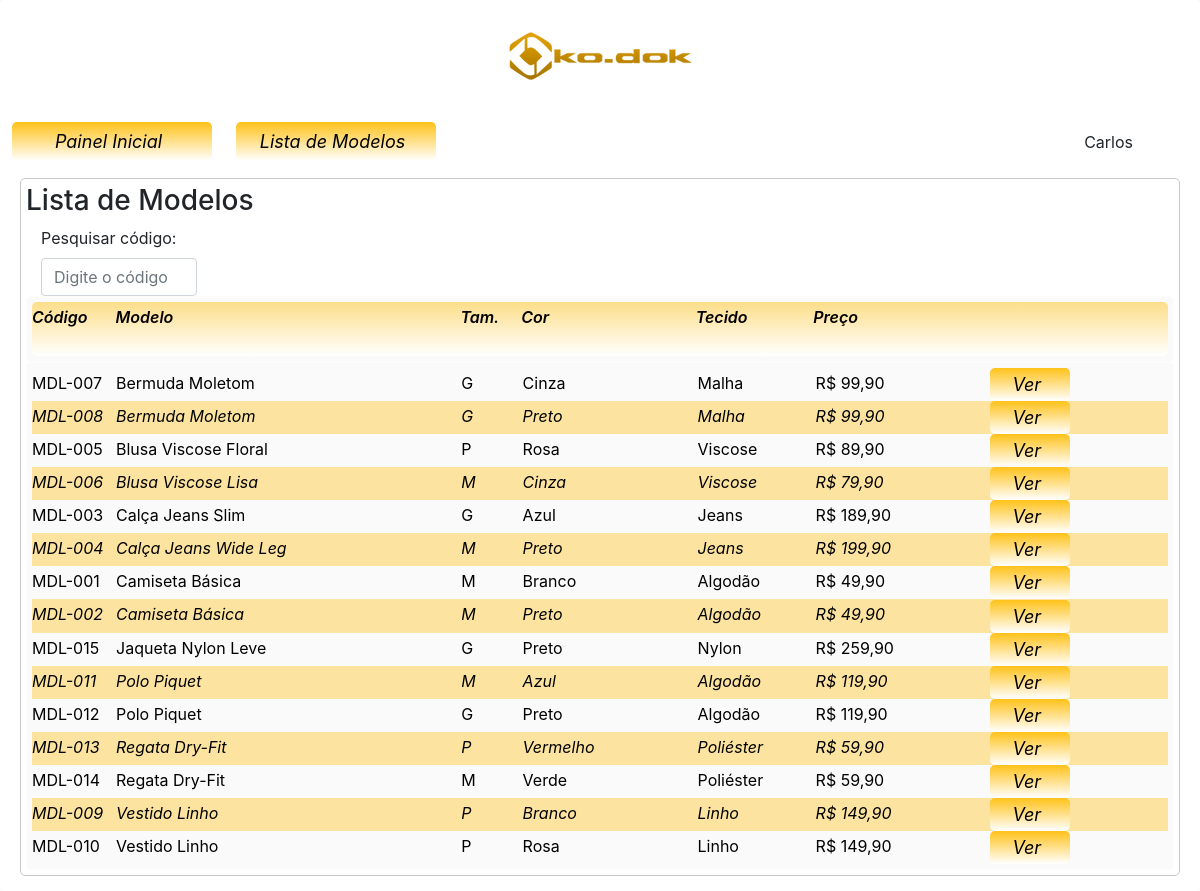
The app's page /_vw/lista-modelos.php (signed in) with its own data.
### tables this page shows
CREATE TABLE IF NOT EXISTS funcionarios (
    funcionario_id INT AUTO_INCREMENT PRIMARY KEY,
    nome           VARCHAR(100) NOT NULL,
    sobrenome      VARCHAR(100),
    local_id       INT,
    setor_id       INT,
    registro       VARCHAR(50)  UNIQUE NOT NULL,
    telefone       VARCHAR(20),
    dataregistro   DATETIME,
    senha          VARCHAR(255) NOT NULL,
    FOREIGN KEY (local_id)  REFERENCES locais(local_id),
    FOREIGN KEY (setor_id)  REFERENCES setores(setor_id)
);

CREATE TABLE IF NOT EXISTS modelos (
    modelo_id  INT AUTO_INCREMENT PRIMARY KEY,
    codigo     VARCHAR(50)    NOT NULL,
    nome       VARCHAR(100)   NOT NULL,
    referencia VARCHAR(50),
    foto       VARCHAR(255),
    preco      DECIMAL(10,2)  NOT NULL,
    tamanho_id INT,
    cor_id     INT,
    tecido_id  INT,
    FOREIGN KEY (tamanho_id) REFERENCES tamanhos(tamanho_id),
    FOREIGN KEY (cor_id)     REFERENCES cores(cor_id),
    FOREIGN KEY (tecido_id)  REFERENCES tecidos(tecido_id)
);

CREATE TABLE IF NOT EXISTS tamanhos (
    tamanho_id INT AUTO_INCREMENT PRIMARY KEY,
    tamanho    VARCHAR(50) NOT NULL
);

CREATE TABLE IF NOT EXISTS cores (
    cor_id INT AUTO_INCREMENT PRIMARY KEY,
    cor    VARCHAR(50) NOT NULL
);

CREATE TABLE IF NOT EXISTS tecidos (
    tecido_id INT AUTO_INCREMENT PRIMARY KEY,
    tecido    VARCHAR(100) NOT NULL
);

### _vw/lista-modelos.php (the view, shortened to what this page needs)
<?php
    require('../_mdl/access.php');
    $busca_funcionario = "SELECT * ";
    $busca_funcionario .= "FROM funcionarios ";
    $busca_funcionario .= "WHERE registro = {$_SESSION['portal']} ";
    $buscar_funcionario = mysqli_query($conecta,$busca_funcionario);
    $resultado_funcionario = mysqli_fetch_assoc($buscar_funcionario);
?>
<!DOCTYPE html>
<html>
    <head>
        <link rel="stylesheet" href="https://stackpath.bootstrapcdn.com/bootstrap/4.1.3/css/bootstrap.min.css">
        <link href="../_css/estilo.css" rel="stylesheet">
    </head>
    <body>
        <div class="container-fluid login">
            <div class="row">
                <div id="img">
                    <img src="../_img/logo.png">
                </div>
            </div>
        </div>
        <div class="container-fluid">
            <div class="row">
                <div class="btn col-12 col-md-3 col-lg-2">
                    <a href="home.php">
                        <p>Painel Inicial</p>
                    </a>
                </div>
                <div class="btn col-12 col-md-3 col-lg-2">
                    <a href="adicionar-estoque.php">
                        <p>Lista de Modelos</p>
                    </a>
                </div>
                <div class="col-12 col-md-4 col-lg-2">
                </div>
                <div class="col-12 col-md-2 col-lg-1">
                </div>
                <div class="col-12 col-md-1 col-lg-1">
                </div>
                <div class="nome col-12 col-md-8 col-lg-3">
                    <p><?php echo utf8_encode($resultado_funcionario['nome']) ?></p>
                </div>
            </div>
            <div class="box">
                <div class="row col-12">
                    <h3>Lista de Modelos</h3>
                </div>
                <div class="row col-12">
                    <div class="col-12 col-lg-2">
                        <form method="POST" id="form-pesquisa" action="">
                            <label>Pesquisar código: </label>
                            <input class="form-control" type="text" name="pesquisa" id="pesquisa" placeholder="Digite o código">
                        </form>
                    </div>
                </div>
                <div class="row box col-12 modelos">
                    <ul class="list-title lista-modelos">
                        <li>Código</li>
                        <li>Modelo</li>
                        <li>Tam.</li>
                        <li>Cor</li>
                        <li>Tecido</li>
                        <li>Preço</li>
                        <li></li>
                    </ul>
                </div>
                <div class="row box col-12 modelos resultado">
                    <?php
                    $buscando_estoque_local = "SELECT * ";
                    $buscando_estoque_local .= "FROM modelos ";
                    $buscando_estoque_local .= "ORDER BY nome ASC ";
                    $encontrando_estoque_local = mysqli_query($conecta,$buscando_estoque_local);
                    while($row_estoque = mysqli_fetch_assoc($encontrando_estoque_local)){
                        $codigo_ref = $row_estoque['codigo'];
                        $valores    = $row_estoque['preco'];
                        $nome_model = utf8_encode($row_estoque['nome']);
                        $tec_id     = $row_estoque['tecido_id'];
                        $tam_id     = $row_estoque['tamanho_id'];
                        $color_id   = $row_estoque['cor_id'];
                        $tec_item = "SELECT * ";
                        $tec_item .= "FROM tecidos ";
                        $tec_item .= "WHERE tecido_id = '{$tec_id}' ";
                        $resultado_tec_item = mysqli_query($conecta, $tec_item);
                        if($resultado_tec_item){
                            $result_tec_item = mysqli_fetch_assoc($resultado_tec_item);
                            $mostrar_tec_item = utf8_encode($result_tec_item['tecido']);
                        }
                        $tam_item = "SELECT * ";
                        $tam_item .= "FROM tamanhos ";
                        $tam_item .= "WHERE tamanho_id = '{$tam_id}' ";
                        $resultado_tam_item = mysqli_query($conecta, $tam_item);
                        if($resultado_tam_item){
                            $result_tam_item = mysqli_fetch_assoc($resultado_tam_item);
                            $mostrar_tam_item = utf8_encode($result_tam_item['tamanho']);
                        }
                        $cor_item = "SELECT * ";
                        $cor_item .= "FROM cores ";
                        $cor_item .= "WHERE cor_id = '{$color_id}' ";
                        $resultado_cor_item = mysqli_query($conecta, $cor_item);
                        if($resultado_cor_item){
                            $result_cor_item = mysqli_fetch_assoc($resultado_cor_item);
                            $mostrar_cor_item = utf8_encode($result_cor_item['cor']);
                        }
                    ?>
                    <ul>
                        <li><?php echo $codigo_ref ?></li>
                        <li><?php echo $nome_model ?></li>
                        <li><?php echo $mostrar_tam_item ?></li>
                        <li><?php echo $mostrar_cor_item ?></li>
                        <li><?php echo $mostrar_tec_item ?></li>
                        <li><?php echo 'R$ ' . number_format($valores, 2, ',', '.'); ?></li>
                        <a href='modelo.php?codigo=<?php echo $codigo_ref ?>'><li class='btn btn-block'>Ver</li></a>
                    </ul>
                    <?php
                    }
                    ?>
                </div>
            </div>
        </div>
    </body>
</html>

### _css/estilo.css (style rules this page uses)
html { background-color: rgb(250,250,250); }
body { background-color: rgb(255,255,255); border-radius: 5px; padding-bottom: 10px; }
.login { padding: 10px; height: 35%; }
#img { margin: 0 auto; }
button, input[type=button], input[type=file], li.btn, a.btn, div.btn, input[type=submit] { background: rgb(139,107,3); background: linear-gradient(0deg, rgba(255,255,255,1) 0%, rgba(255,194,25,1) 100%); margin-top: 5px; border: none; border-radius: 5px; }
a { color: rgb(0,0,0); }
.box { border: solid 1px rgb(200,200,200); border-radius: 5px; padding: 5px; margin: 5px; }
div.btn { margin: 1%; }
div.btn p { margin: auto; }
li { list-style: none; }
.btn { padding-left:5px; font-style:italic; font-size:18px; }
div.nome { text-align: right; }
div.nome p { margin: 20px 0px 0px 0px; }

### _vw/lista-modelos.php (style rules this page uses)
div.modelos { width:100%; margin: auto 0; border: 1px solid; border-color: rgba(255,255,255,0.5); border-radius: 5px; color: rgb(0,0,0); background-color: rgb(250,250,250); }
@media all and (min-width: 768px) { div.modelos { overflow:auto; } }
div.modelos ul { width: 100%; margin:0; padding:0; border-bottom: none; }
div.modelos ul:last-child { border-bottom:none; }
div.modelos ul:nth-child(odd) { background-color: rgba(255,194,25,0.4); color: rgb(0,0,0); }
div.modelos li { list-style:none; display:inline-block; padding-bottom: 3px; padding-top: 3px; margin: 0 auto; }
div.modelos ul.list-title { background: rgb(139,107,3); background: linear-gradient(0deg, rgba(255,255,255,1) 0%, rgba(255,194,25,0.5) 100%); border-radius: 5px; font-weight: 600; }
div.modelos li:nth-child(1) { width: 7%; }
div.modelos li:nth-child(2) { width: 30%; }
div.modelos li:nth-child(3) { width: 5%; }
div.modelos li:nth-child(4) { width: 15%; }
div.modelos li:nth-child(5) { width: 10%; }
div.modelos li:nth-child(6) { width: 15%; }
div.modelos li:nth-child(7) { width: 18%; }
div.modelos ul:nth-child(odd) { font-style: italic; }
.lista-modelos li { padding-top: 20%; }

### records on screen
funcionarios: nome "Carlos"
modelos: codigo "MDL-007", nome "Bermuda Moletom", tamanho.tamanho "G", cor.cor "Cinza", tecido.tecido "Malha", preco "99,90"
modelos: codigo "MDL-008", nome "Bermuda Moletom", tamanho.tamanho "G", cor.cor "Preto", tecido.tecido "Malha", preco "99,90"
modelos: codigo "MDL-005", nome "Blusa Viscose Floral", tamanho.tamanho "P", cor.cor "Rosa", tecido.tecido "Viscose", preco "89,90"
modelos: codigo "MDL-006", nome "Blusa Viscose Lisa", tamanho.tamanho "M", cor.cor "Cinza", tecido.tecido "Viscose", preco "79,90"
modelos: codigo "MDL-003", nome "Calça Jeans Slim", tamanho.tamanho "G", cor.cor "Azul", tecido.tecido "Jeans", preco "189,90"
modelos: codigo "MDL-004", nome "Calça Jeans Wide Leg", tamanho.tamanho "M", cor.cor "Preto", tecido.tecido "Jeans", preco "199,90"
modelos: codigo "MDL-001", nome "Camiseta Básica", tamanho.tamanho "M", cor.cor "Branco", tecido.tecido "Algodão", preco "49,90"
modelos: codigo "MDL-002", nome "Camiseta Básica", tamanho.tamanho "M", cor.cor "Preto", tecido.tecido "Algodão", preco "49,90"
modelos: codigo "MDL-015", nome "Jaqueta Nylon Leve", tamanho.tamanho "G", cor.cor "Preto", tecido.tecido "Nylon", preco "259,90"
modelos: codigo "MDL-011", nome "Polo Piquet", tamanho.tamanho "M", cor.cor "Azul", tecido.tecido "Algodão", preco "119,90"
modelos: codigo "MDL-012", nome "Polo Piquet", tamanho.tamanho "G", cor.cor "Preto", tecido.tecido "Algodão", preco "119,90"
modelos: codigo "MDL-013", nome "Regata Dry-Fit", tamanho.tamanho "P", cor.cor "Vermelho", tecido.tecido "Poliéster", preco "59,90"
modelos: codigo "MDL-014", nome "Regata Dry-Fit", tamanho.tamanho "M", cor.cor "Verde", tecido.tecido "Poliéster", preco "59,90"
modelos: codigo "MDL-009", nome "Vestido Linho", tamanho.tamanho "P", cor.cor "Branco", tecido.tecido "Linho", preco "149,90"
modelos: codigo "MDL-010", nome "Vestido Linho", tamanho.tamanho "P", cor.cor "Rosa", tecido.tecido "Linho", preco "149,90"
